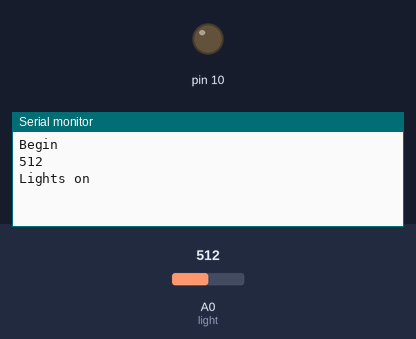
The sketch below on a simulated Arduino Uno, built with avr-gcc and run on an emulated ATmega328P. On the bench: output pins drawn as LEDs (lit = HIGH), the last lines printed to the serial monitor. The inputs (shaded band) are chosen by the test bench; at power-on: A0 (light) = 512.

Above: at 1.2 s.
1.3 s: A0 (light) set to 418
At 5.8 s:
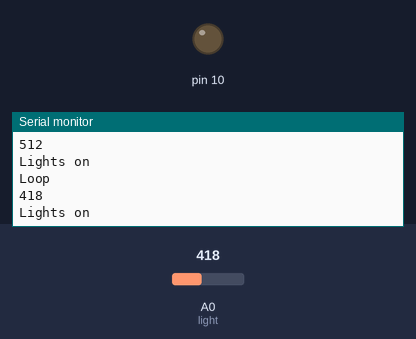
6.5 s: A0 (light) set to 390
At 10.8 s:
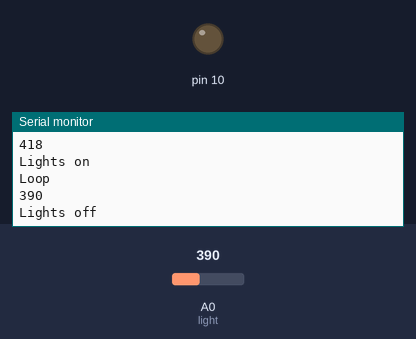
Timing chart, 0 to 12.3 s (numbered marks = the images above; inputs shaded):
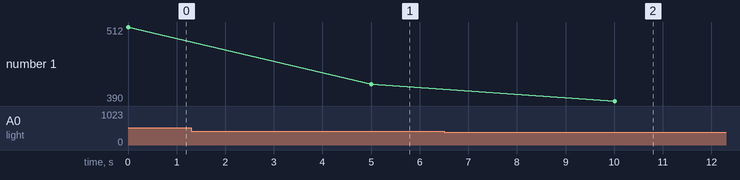

The sketch:

LightLedTest.ino
```cpp
void setup() {
  // put your setup code here, to run once:
  Serial.begin(9600);
  Serial.println("Begin");
  pinMode(10, OUTPUT);
  pinMode(A0, INPUT);
}

void loop() {
  // put your main code here, to run repeatedly:
  lights();
  delay(5000);
  Serial.println("Loop");
}

void lights(){
  if (light()>=400){ //change that light value
    digitalWrite(9, LOW);
    Serial.println("Lights on");
  }else{
    digitalWrite(9, HIGH);
    Serial.println("Lights off");
  }
}

int light(){
  Serial.println(analogRead(A0));
  return analogRead(A0);

}
```

Measured:
- the behaviour switches between 400 and 399 on A0 (light) (found by bisection; images 1 and 2)
- after the input at 1.3 s, the serial monitor: prints a new line after 3.7 s (image 1)
- after the input at 6.5 s, the serial monitor: prints a new line after 3.5 s (image 2)
- plotted number 1: 512 → 418 after the input at 1.3 s, 418 → 390 after the input at 6.5 s
